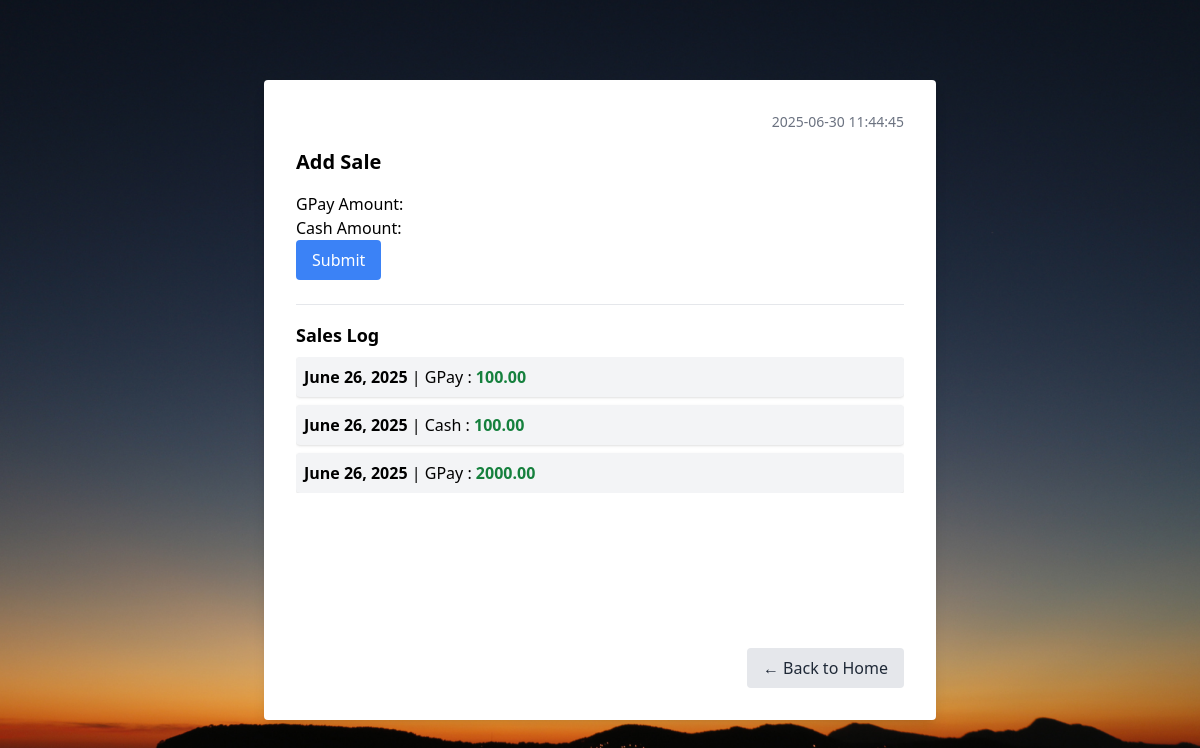
Page /sales/add/ (signed in) on the earlier database version.
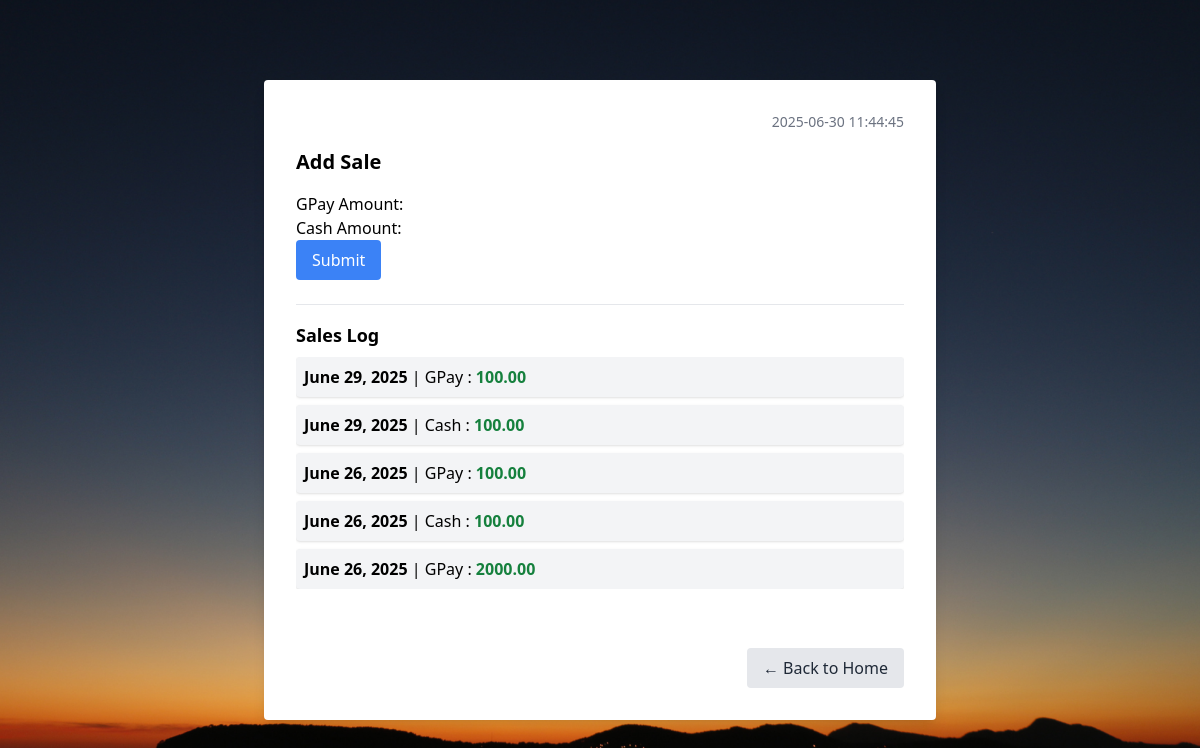
Same page on the later database version.
### accounts/models.py (models this page shows, shortened)
class Sale(models.Model):
    shop = models.ForeignKey(Shop, on_delete=models.CASCADE)
    date = models.DateField(auto_now_add=True)
    method = models.CharField(max_length=10, choices=[('gpay', 'GPay'), ('cash', 'Cash')])
    amount = models.DecimalField(max_digits=10, decimal_places=2)

### accounts/views.py (the view)
# urls.py: path('sales/add/', views.add_sale, name='add_sale'),
@login_required
def add_sale(request):
    try:
        shop = Shop.objects.get(owner=request.user)
    except Shop.DoesNotExist:
        messages.error(request, "You do not have a shop. Please contact admin.")
        return redirect('home')
    if request.method == 'POST':
        form = SaleForm(request.POST)
        if form.is_valid():
            gpay = form.cleaned_data.get('gpay_amount')
            cash = form.cleaned_data.get('cash_amount')
            today = timezone.now().date()
            if gpay:
                Sale.objects.create(shop=shop, date=today, method='gpay', amount=gpay)
            if cash:
                Sale.objects.create(shop=shop, date=today, method='cash', amount=cash)
            return redirect('add_sale')
    else:
        form = SaleForm()
    sales_log = Sale.objects.filter(shop=shop).order_by('-date')
    return render(request, 'accounts/add_sale.html', {'form': form, 'sales_log': sales_log, 'now': timezone.now()})

### accounts/forms.py
class SaleForm(forms.Form):
    gpay_amount = forms.DecimalField(label="GPay Amount", max_digits=10, decimal_places=2, required=False)
    cash_amount = forms.DecimalField(label="Cash Amount", max_digits=10, decimal_places=2, required=False)

### accounts/templates/accounts/add_sale.html (shortened to what this page needs)
{% load static %}
<!DOCTYPE html>
<html lang="en">
<head>
  <script src="https://cdn.tailwindcss.com"></script>
</head>
<body class="bg-white min-h-screen flex items-center justify-center"
    style="background-image: url('{% static 'accounts/images/bg.png' %}'); background-size:cover; background-position:center; background-repeat:no-repeat; width:100vw; height:100vh;">
  <div class="w-full max-w-2xl min-h-[80vh] bg-white rounded shadow-lg flex flex-col p-8">
    <div class="mb-4 text-right text-gray-500 text-sm">
      <span id="live-time"></span>
    </div>
    <h2 class="text-xl font-bold mb-4">Add Sale</h2>
    <form method="post" class="mb-6">
      {{ form.as_p }}
      <button type="submit" class="bg-blue-500 text-white px-4 py-2 rounded">Submit</button>
    </form>
    <div class="flex-1 overflow-y-auto border-t pt-4">
      <h3 class="text-lg font-semibold mb-2">Sales Log</h3>
      <div class="space-y-2 max-h-80 overflow-y-auto">
        {% for sale in sales_log %}
          <div class="p-2 bg-gray-100 rounded shadow text-left">
            <span class="font-semibold">{{ sale.date }}</span> |
            <span>{{ sale.get_method_display }}</span> :
            <span class="text-green-700 font-bold">{{ sale.amount }}</span>
          </div>
        {% empty %}
          <div class="text-gray-400">No sales yet.</div>
        {% endfor %}
      </div>
    </div>
    <div class="flex justify-end mt-6">
      <a href="{% url 'home' %}" class="bg-gray-200 hover:bg-gray-300 text-gray-800 px-4 py-2 rounded transition">
        ← Back to Home
      </a>
    </div>
  </div>
</body>
</html>

Differences in the rows shown:
added Sale: date "June 29, 2025", method "GPay", amount "100.00"
added Sale: date "June 29, 2025", method "Cash", amount "100.00"
